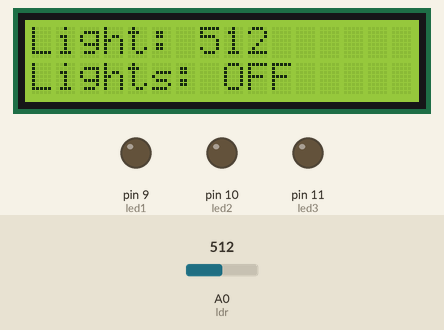
Bench run of a sketch on a simulated Arduino Uno, built with avr-gcc and run on an emulated ATmega328P. Shown: 16×2 character LCD, output pins drawn as LEDs (lit = HIGH). The test bench sets the inputs (shaded band); at power-on: A0 (ldr) = 512. What the sketch prints to the serial monitor is not drawn.

Above: at 3.2 s.
3.3 s: A0 (ldr) set to 481
At 3.9 s:
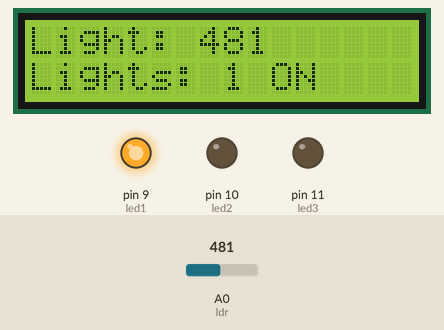
5.0 s: A0 (ldr) set to 462
At 5.6 s:
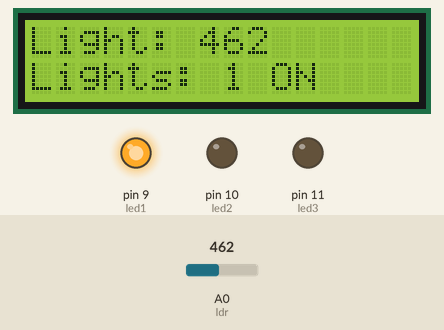
6.6 s: A0 (ldr) set to 443
At 7.2 s:
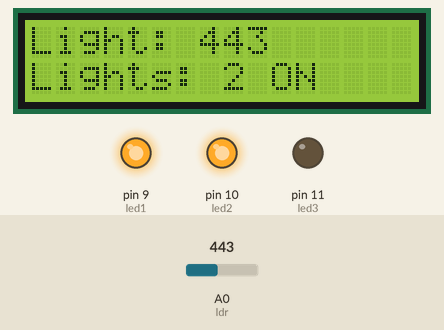
8.1 s: A0 (ldr) set to 413
At 8.9 s:
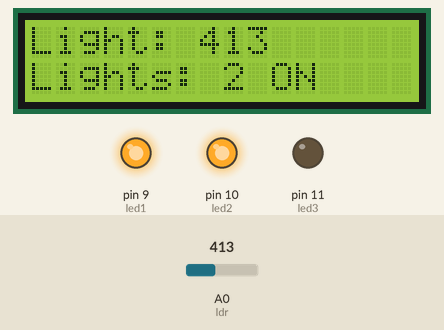
9.6 s: A0 (ldr) set to 386
At 10.5 s:
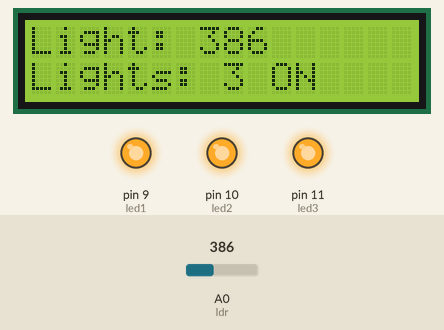
Timing chart, 0 to 12.1 s (numbered marks = the images above; inputs shaded):
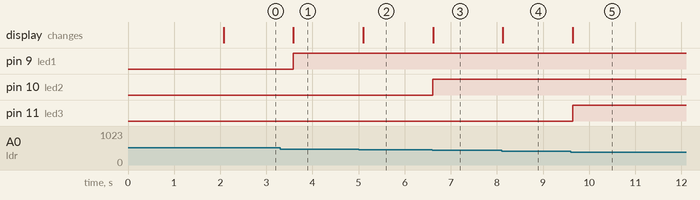

The sketch:

SmartStreetLightSystem.ino
```cpp
#include <LiquidCrystal.h>

LiquidCrystal lcd(12, 8, 7, 6, 5, 4);

int ldr = A0;
int led1 = 9;
int led2 = 10;
int led3 = 11;

void setup() {
  lcd.begin(16, 2);

  pinMode(led1, OUTPUT);
  pinMode(led2, OUTPUT);
  pinMode(led3, OUTPUT);
  Serial.begin(9600);

  lcd.print("Smart Street");
  lcd.setCursor(0, 1);
  lcd.print("Light System");
  delay(2000);
  lcd.clear();
}

void loop() {

  int threshold = 500;
  int ldr_read = analogRead(ldr);

  Serial.println(ldr_read);

  lcd.setCursor(0, 0);
  lcd.print("Light: ");
  lcd.print(ldr_read);
  lcd.print("     ");
  lcd.setCursor(0, 1);

  if (ldr_read >= threshold) {
    digitalWrite(led1, LOW);
    digitalWrite(led2, LOW);
    digitalWrite(led3, LOW);
    lcd.print("Lights: OFF    ");
  }

  else if (ldr_read >= threshold - 50) {
    digitalWrite(led1, HIGH);
    digitalWrite(led2, LOW);
    digitalWrite(led3, LOW);
    lcd.print("Lights: 1 ON   ");
  }

  else if (ldr_read >= threshold - 100) {
    digitalWrite(led1, HIGH);
    digitalWrite(led2, HIGH);
    digitalWrite(led3, LOW);
    lcd.print("Lights: 2 ON   ");
  }

  else {
    digitalWrite(led1, HIGH);
    digitalWrite(led2, HIGH);
    digitalWrite(led3, HIGH);
    lcd.print("Lights: 3 ON   ");
  }

  delay(500);
}
```

Measured:
- the behaviour switches between 500 and 499 on A0 (ldr) (found by bisection; images 0 and 1)
- the behaviour switches between 450 and 449 on A0 (ldr) (found by bisection; images 2 and 3)
- the behaviour switches between 400 and 399 on A0 (ldr) (found by bisection; images 4 and 5)
- after the input at 3.3 s, pin 9 (led1): LOW → HIGH after 0.28 s; the display: changes after 0.29 s (image 1)
- after the input at 5.0 s, the display: changes after 0.10 s (image 2)
- after the input at 6.6 s, pin 10 (led2): LOW → HIGH at once; the display: changes at once (image 3)
- after the input at 8.1 s, the display: changes at once (image 4)
- after the input at 9.6 s, pin 11 (led3): LOW → HIGH at once; the display: changes at once (image 5)
